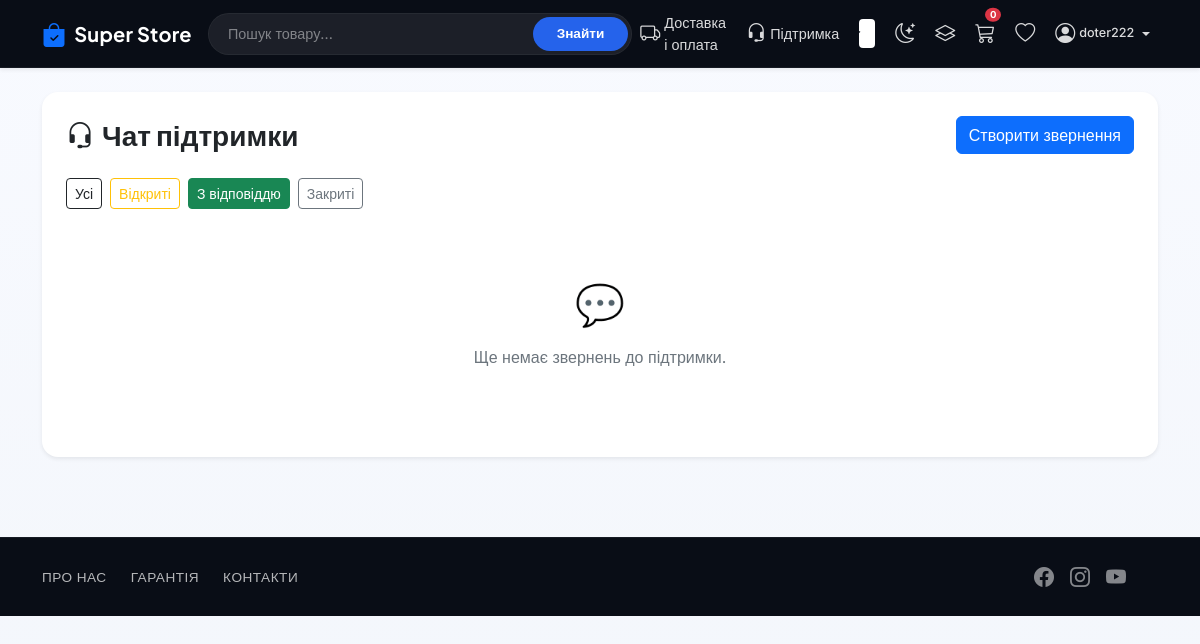
The app's page /support/?status=answered (signed in), older data.
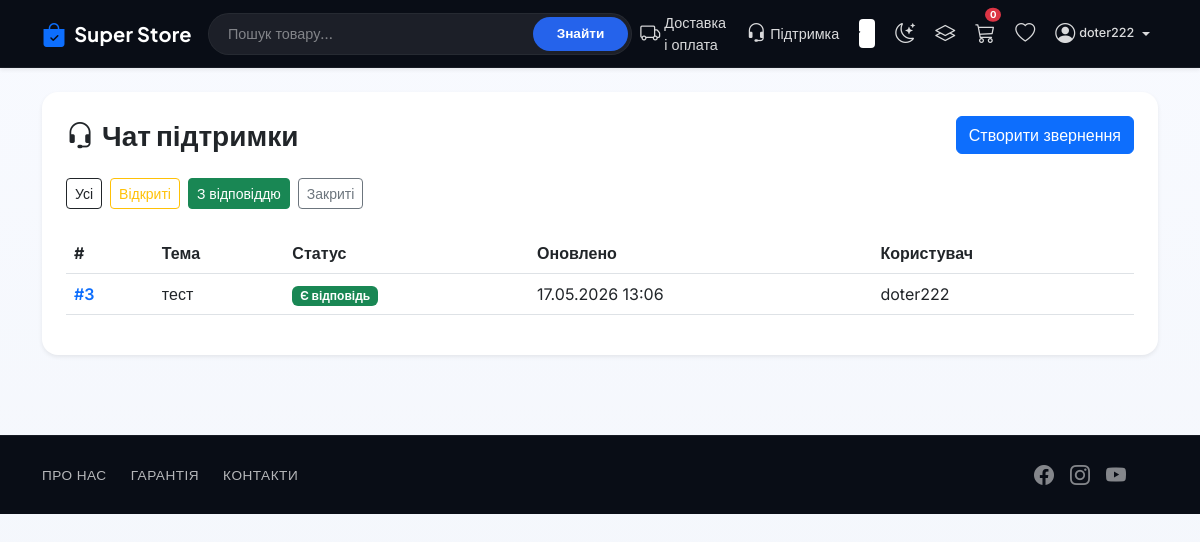
The same page, newer data.
### support/models.py (models this page shows, shortened)
class SupportTicket(models.Model):
    STATUS_OPEN = "open"
    STATUS_ANSWERED = "answered"
    STATUS_CLOSED = "closed"
    STATUS_CHOICES = [
        (STATUS_OPEN, "Відкрито"),
        (STATUS_ANSWERED, "Є відповідь"),
        (STATUS_CLOSED, "Закрито"),
    ]
    user = models.ForeignKey(
        settings.AUTH_USER_MODEL,
        on_delete=models.CASCADE,
        related_name="support_tickets",
    )
    subject = models.CharField("Тема", max_length=180)
    status = models.CharField(max_length=20, choices=STATUS_CHOICES, default=STATUS_OPEN)
    created_at = models.DateTimeField(auto_now_add=True)
    updated_at = models.DateTimeField(auto_now=True)
    class Meta:
        ordering = ["-updated_at"]
        verbose_name = "Тікет підтримки"
        verbose_name_plural = "Тікети підтримки"

### support/views.py (the view)
# urls.py: path("", views.ticket_list, name="ticket_list"),
@login_required
def ticket_list(request):
    tickets = SupportTicket.objects.all() if request.user.is_staff else SupportTicket.objects.filter(user=request.user)
    status_filter = request.GET.get("status", "all")
    if status_filter in {SupportTicket.STATUS_OPEN, SupportTicket.STATUS_ANSWERED, SupportTicket.STATUS_CLOSED}:
        tickets = tickets.filter(status=status_filter)
    return render(
        request,
        "support/ticket_list.html",
        {"tickets": tickets, "status_filter": status_filter},
    )

### cart/cart.py (called while the page is built)
    def __len__(self):
        return sum(item['quantity'] for item in self.cart.values())

### cart/context_processors.py (called while the page is built)
def cart(request):
    return {"cart": Cart(request)}

### support/templates/support/ticket_list.html (shortened to what the changed rows need)
{% extends "base.html" %}
{% load i18n %}
{% block content %}
{% get_current_language as LANGUAGE_CODE %}
<div class="container">
    <div class="card border-0 shadow-sm rounded-4">
        <div class="card-body p-4">
            {% if tickets %}
                <div class="table-responsive">
                    <table class="table align-middle">
                        <thead>
                            <tr>
                                <th>#</th>
                                <th>{% if LANGUAGE_CODE == 'en' %}Subject{% else %}Тема{% endif %}</th>
                                <th>{% if LANGUAGE_CODE == 'en' %}Status{% else %}Статус{% endif %}</th>
                                <th>{% if LANGUAGE_CODE == 'en' %}Updated{% else %}Оновлено{% endif %}</th>
                                {% if user.is_staff %}<th>{% if LANGUAGE_CODE == 'en' %}User{% else %}Користувач{% endif %}</th>{% endif %}
                            </tr>
                        </thead>
                        <tbody>
                            {% for ticket in tickets %}
                                <tr>
                                    <td><a href="{% url 'support:ticket_detail' ticket.id %}" class="text-decoration-none fw-semibold">#{{ ticket.id }}</a></td>
                                    <td>{{ ticket.subject }}</td>
                                    <td>
                                        {% if ticket.status == "open" %}
                                            <span class="badge text-bg-warning">{% if LANGUAGE_CODE == 'en' %}Open{% else %}Відкрито{% endif %}</span>
                                        {% elif ticket.status == "answered" %}
                                            <span class="badge text-bg-success">{% if LANGUAGE_CODE == 'en' %}Answered{% else %}Є відповідь{% endif %}</span>
                                        {% else %}
                                            <span class="badge text-bg-secondary">{% if LANGUAGE_CODE == 'en' %}Closed{% else %}Закрито{% endif %}</span>
                                        {% endif %}
                                    </td>
                                    <td>{{ ticket.updated_at|date:"d.m.Y H:i" }}</td>
                                    {% if user.is_staff %}<td>{{ ticket.user.username }}</td>{% endif %}
                                </tr>
                            {% endfor %}
                        </tbody>
                    </table>
                </div>
            {% else %}
                <div class="text-center py-5">
                    <div class="display-6 mb-3">💬</div>
                    <p class="text-muted">{% if LANGUAGE_CODE == 'en' %}No support tickets yet.{% else %}Ще немає звернень до підтримки.{% endif %}</p>
                </div>
            {% endif %}
        </div>
    </div>
</div>{% endblock %}

Row changes from the older to the newer data that the page shows:
added SupportTicket: id "3", subject "тест", status "Є відповідь", updated_at "17.05.2026 13:06", user.username "doter222"
Text that changed along with them:
text no longer shown: "💬 Ще немає звернень до підтримки."
text now shown: "# Тема Статус Оновлено Користувач"
